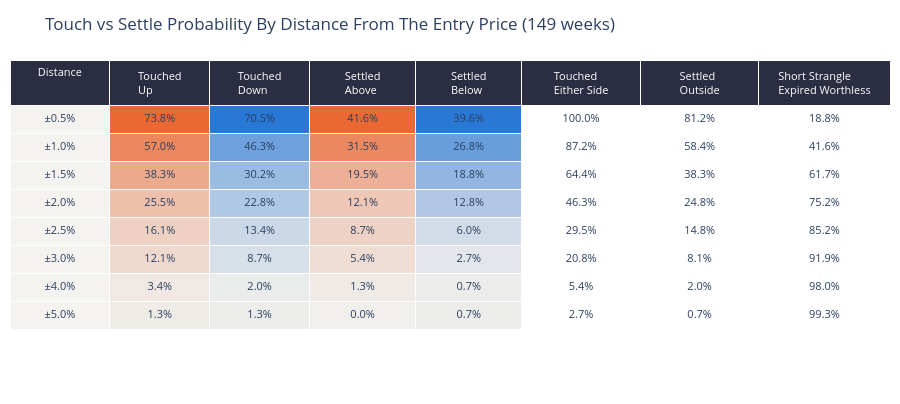
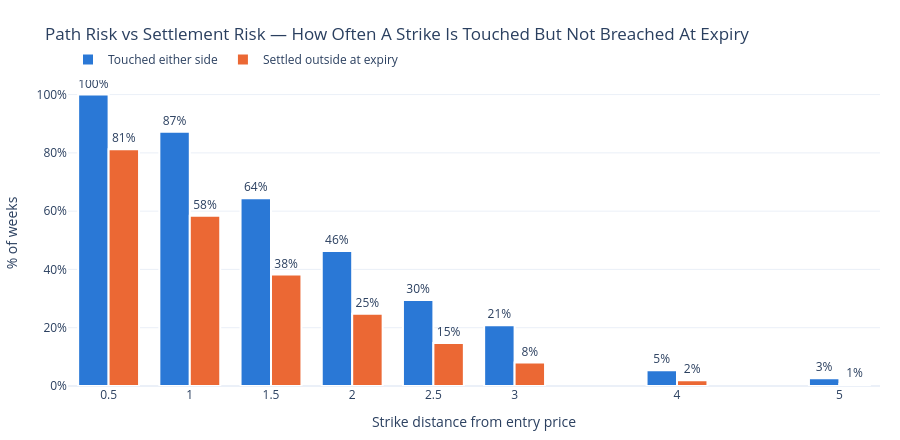

Source (notebook cell) for these figures, in order:
### Markdown cell above
## Touched vs Settled — The Option Seller's Ladder

For each distance from the entry price, two very different probabilities:

- **Touched** — the index traded through that level at *some* hour during the week. This is what stops out a delta-hedged or stop-managed short.
- **Settled beyond** — the index was still past that level at expiry. This is what actually pays out on a held short.

The gap between the two columns is the premium a seller keeps for sitting through the noise; it is also the share of weeks where a stop-loss would have paid out on a strike that ultimately expired worthless. Hourly candles are what make the *touched* column trustworthy.

### Code cell
n_weeks = len(moves)
ladder = pd.DataFrame({"distance_pct": STRIKE_DISTANCES})
ladder["touch_up"] = [(moves["max_up_pct"] >= d).mean() * 100 for d in STRIKE_DISTANCES]
ladder["touch_down"] = [(moves["max_down_pct"] <= -d).mean() * 100 for d in STRIKE_DISTANCES]
ladder["settle_above"] = [(moves["expiry_move_pct"] >= d).mean() * 100 for d in STRIKE_DISTANCES]
ladder["settle_below"] = [(moves["expiry_move_pct"] <= -d).mean() * 100 for d in STRIKE_DISTANCES]
ladder["touched_either"] = [
    ((moves["max_up_pct"] >= d) | (moves["max_down_pct"] <= -d)).mean() * 100 for d in STRIKE_DISTANCES
]
ladder["settled_outside"] = [(moves["expiry_move_pct"].abs() >= d).mean() * 100 for d in STRIKE_DISTANCES]
ladder["strangle_survived"] = 100 - ladder["settled_outside"]

fig = go.Figure(
    data=[
        go.Table(
            columnwidth=[80, 80, 80, 85, 85, 95, 95, 105],
            header=dict(
                values=[
                    "Distance", "Touched<br>Up", "Touched<br>Down", "Settled<br>Above",
                    "Settled<br>Below", "Touched<br>Either Side", "Settled<br>Outside",
                    "Short Strangle<br>Expired Worthless",
                ],
                fill_color=HEADER_FILL,
                font=dict(color="white", size=11),
                align="center",
                height=44,
            ),
            cells=dict(
                values=[
                    ladder["distance_pct"].map("±{:.1f}%".format),
                    ladder["touch_up"].map("{:.1f}%".format),
                    ladder["touch_down"].map("{:.1f}%".format),
                    ladder["settle_above"].map("{:.1f}%".format),
                    ladder["settle_below"].map("{:.1f}%".format),
                    ladder["touched_either"].map("{:.1f}%".format),
                    ladder["settled_outside"].map("{:.1f}%".format),
                    ladder["strangle_survived"].map("{:.1f}%".format),
                ],
                fill_color=[
                    ["#f4f3f0"] * len(ladder),
                    shade(ladder["touch_up"], UP_COLOR),
                    shade(ladder["touch_down"], DOWN_COLOR),
                    shade(ladder["settle_above"], UP_COLOR),
                    shade(ladder["settle_below"], DOWN_COLOR),
                    ["white"] * len(ladder),
                    ["white"] * len(ladder),
                    ["white"] * len(ladder),
                ],
                align="center",
                height=28,
                font=dict(size=11),
            ),
        )
    ]
)
fig.update_layout(
    title=f"Touch vs Settle Probability By Distance From The Entry Price ({n_weeks} weeks)",
    height=120 + 28 * len(ladder) + 60,
    margin=dict(t=60, b=10, l=10, r=10),
)
fig.show()

bars = go.Figure()
bars.add_trace(
    go.Bar(
        x=ladder["distance_pct"], y=ladder["touched_either"], name="Touched either side",
        marker_color=SERIES_HEX[0], marker_line=dict(color="white", width=2),
        text=ladder["touched_either"].map("{:.0f}%".format), textposition="outside",
    )
)
bars.add_trace(
    go.Bar(
        x=ladder["distance_pct"], y=ladder["settled_outside"], name="Settled outside at expiry",
        marker_color=SERIES_HEX[1], marker_line=dict(color="white", width=2),
        text=ladder["settled_outside"].map("{:.0f}%".format), textposition="outside",
    )
)
bars.update_layout(
    title="Path Risk vs Settlement Risk — How Often A Strike Is Touched But Not Breached At Expiry",
    barmode="group",
    bargap=0.25,
    template="plotly_white",
    height=440,
    hovermode="x unified",
    legend=dict(orientation="h", yanchor="bottom", y=1.02, xanchor="left", x=0),
    margin=dict(t=80, b=50, l=60, r=20),
)
bars.update_xaxes(title_text="Strike distance from entry price", ticksuffix="%", tickvals=STRIKE_DISTANCES)
bars.update_yaxes(title_text="% of weeks", ticksuffix="%", range=[0, 105])
bars.show()

### Figure 1 — Plotly figure (JSON) as saved in the notebook; plotly's stock layout.template omitted (floating-point values rounded to 4 significant figures)
{"data": [{"cells": {"align": "center", "fill": {"color": [["#f4f3f0", "#f4f3f0", "#f4f3f0", "#f4f3f0", "#f4f3f0", "#f4f3f0", "#f4f3f0", "#f4f3f0"], ["rgb(235,104,52)", "rgb(236,134,93)", "rgb(237,169,140)", "rgb(238,192,172)", "rgb(238,209,195)", "rgb(239,216,205)", "rgb(239,232,227)", "rgb(239,236,232)"], ["rgb(42,120,214)", "rgb(109,160,221)", "rgb(155,188,226)", "rgb(175,200,228)", "rgb(202,216,231)", "rgb(215,224,233)", "rgb(234,235,235)", "rgb(236,236,235)"], ["rgb(235,104,52)", "rgb(236,136,96)", "rgb(237,175,149)", "rgb(238,199,182)", "rgb(238,210,197)", "rgb(239,221,212)", "rgb(239,234,230)", "rgb(240,239,236)"], ["rgb(42,120,214)", "rgb(105,158,221)", "rgb(146,182,225)", "rgb(176,200,228)", "rgb(209,220,232)", "rgb(226,230,234)", "rgb(236,236,235)", "rgb(236,236,235)"], ["white", "white", "white", "white", "white", "white", "white", "white"], ["white", "white", "white", "white", "white", "white", "white", "white"], ["white", "white", "white", "white", "white", "white", "white", "white"]]}, "font": {"size": 11}, "height": 28, "values": [["±0.5%", "±1.0%", "±1.5%", "±2.0%", "±2.5%", "±3.0%", "±4.0%", "±5.0%"], ["73.8%", "57.0%", "38.3%", "25.5%", "16.1%", "12.1%", "3.4%", "1.3%"], ["70.5%", "46.3%", "30.2%", "22.8%", "13.4%", "8.7%", "2.0%", "1.3%"], ["41.6%", "31.5%", "19.5%", "12.1%", "8.7%", "5.4%", "1.3%", "0.0%"], ["39.6%", "26.8%", "18.8%", "12.8%", "6.0%", "2.7%", "0.7%", "0.7%"], ["100.0%", "87.2%", "64.4%", "46.3%", "29.5%", "20.8%", "5.4%", "2.7%"], ["81.2%", "58.4%", "38.3%", "24.8%", "14.8%", "8.1%", "2.0%", "0.7%"], ["18.8%", "41.6%", "61.7%", "75.2%", "85.2%", "91.9%", "98.0%", "99.3%"]]}, "columnwidth": [80, 80, 80, 85, 85, 95, 95, 105], "header": {"align": "center", "fill": {"color": "#2b2d42"}, "font": {"color": "white", "size": 11}, "height": 44, "values": ["Distance", "Touched<br>Up", "Touched<br>Down", "Settled<br>Above", "Settled<br>Below", "Touched<br>Either Side", "Settled<br>Outside", "Short Strangle<br>Expired Worthless"]}, "type": "table"}], "layout": {"height": 404, "margin": {"b": 10, "l": 10, "r": 10, "t": 60}, "title": {"text": "Touch vs Settle Probability By Distance From The Entry Price (149 weeks)"}}}

### Figure 2 — Plotly figure (JSON) as saved in the notebook; plotly's stock layout.template omitted (floating-point values rounded to 4 significant figures)
{"data": [{"marker": {"color": "#2a78d6", "line": {"color": "white", "width": 2}}, "name": "Touched either side", "text": ["100%", "87%", "64%", "46%", "30%", "21%", "5%", "3%"], "textposition": "outside", "type": "bar", "x": [0.5, 1.0, 1.5, 2.0, 2.5, 3.0, 4.0, 5.0], "y": [100.0, 87.25, 64.43, 46.31, 29.53, 20.81, 5.369, 2.685]}, {"marker": {"color": "#eb6834", "line": {"color": "white", "width": 2}}, "name": "Settled outside at expiry", "text": ["81%", "58%", "38%", "25%", "15%", "8%", "2%", "1%"], "textposition": "outside", "type": "bar", "x": [0.5, 1.0, 1.5, 2.0, 2.5, 3.0, 4.0, 5.0], "y": [81.21, 58.39, 38.26, 24.83, 14.77, 8.054, 2.013, 0.6711]}], "layout": {"bargap": 0.25, "barmode": "group", "height": 440, "hovermode": "x unified", "legend": {"orientation": "h", "x": 0, "xanchor": "left", "y": 1.02, "yanchor": "bottom"}, "margin": {"b": 50, "l": 60, "r": 20, "t": 80}, "title": {"text": "Path Risk vs Settlement Risk — How Often A Strike Is Touched But Not Breached At Expiry"}, "xaxis": {"ticksuffix": "%", "tickvals": [0.5, 1, 1.5, 2, 2.5, 3, 4, 5], "title": {"text": "Strike distance from entry price"}}, "yaxis": {"range": [0, 105], "ticksuffix": "%", "title": {"text": "% of weeks"}}}}
